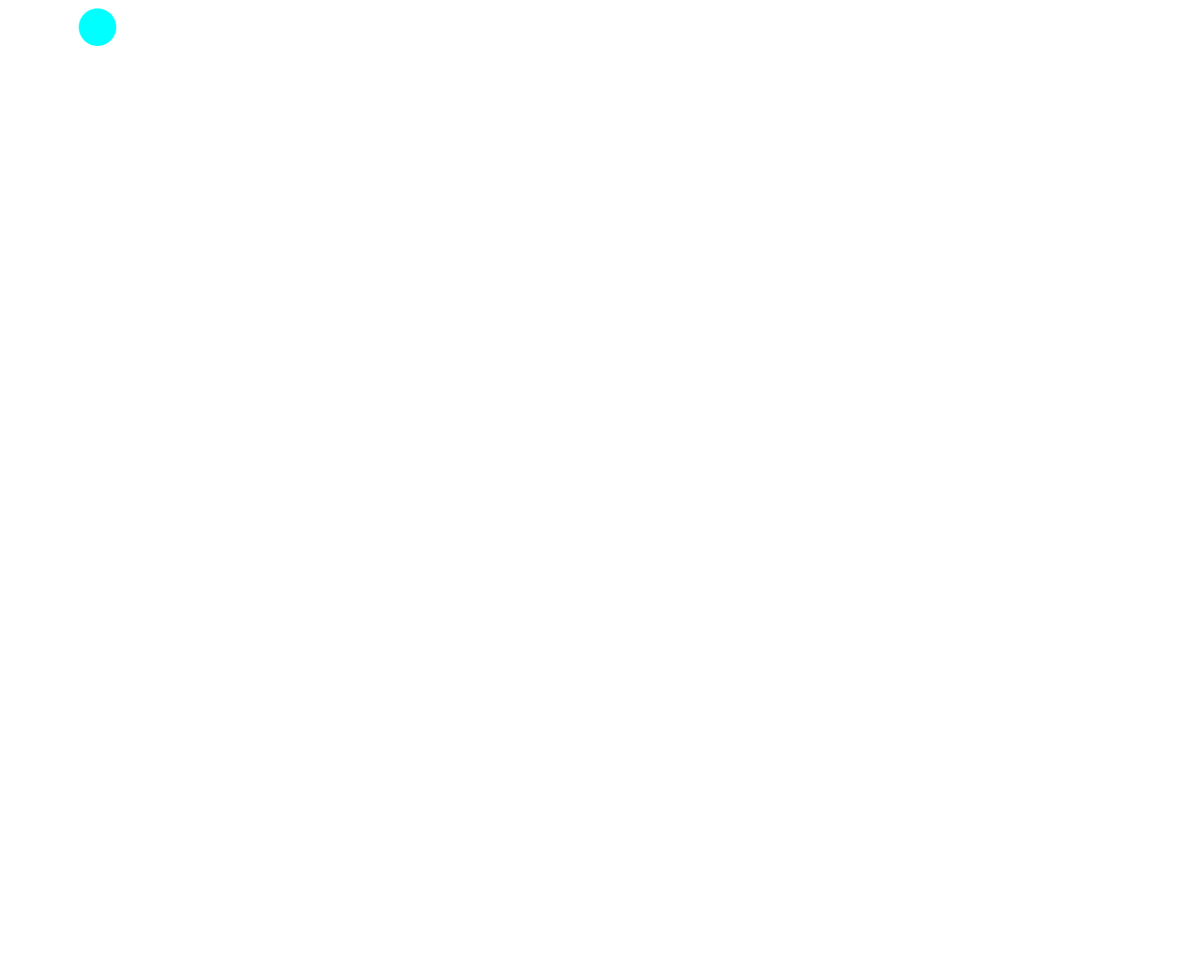
Frame 1 (no input)
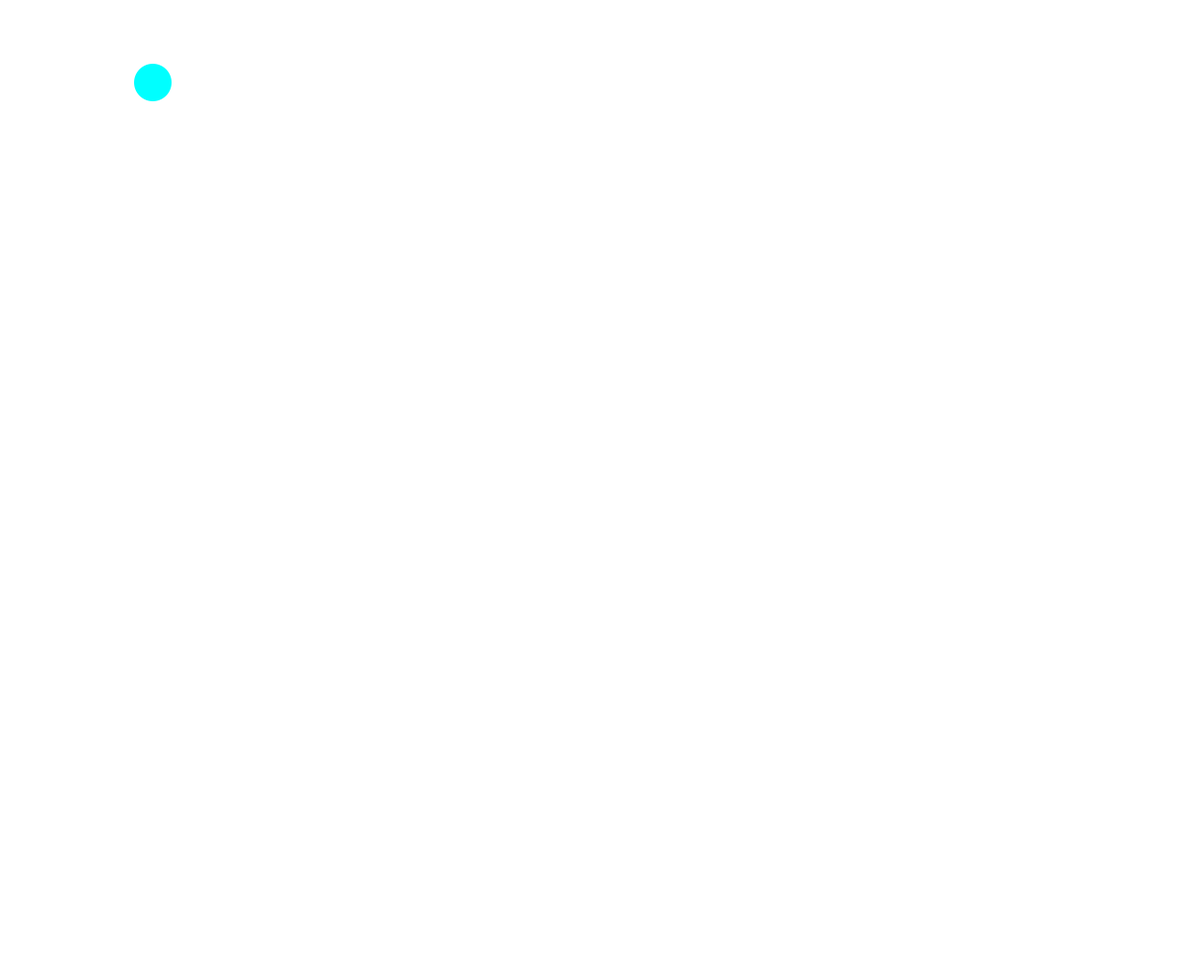
Frame 60 (the mouse pressed at the canvas centre just before this capture)
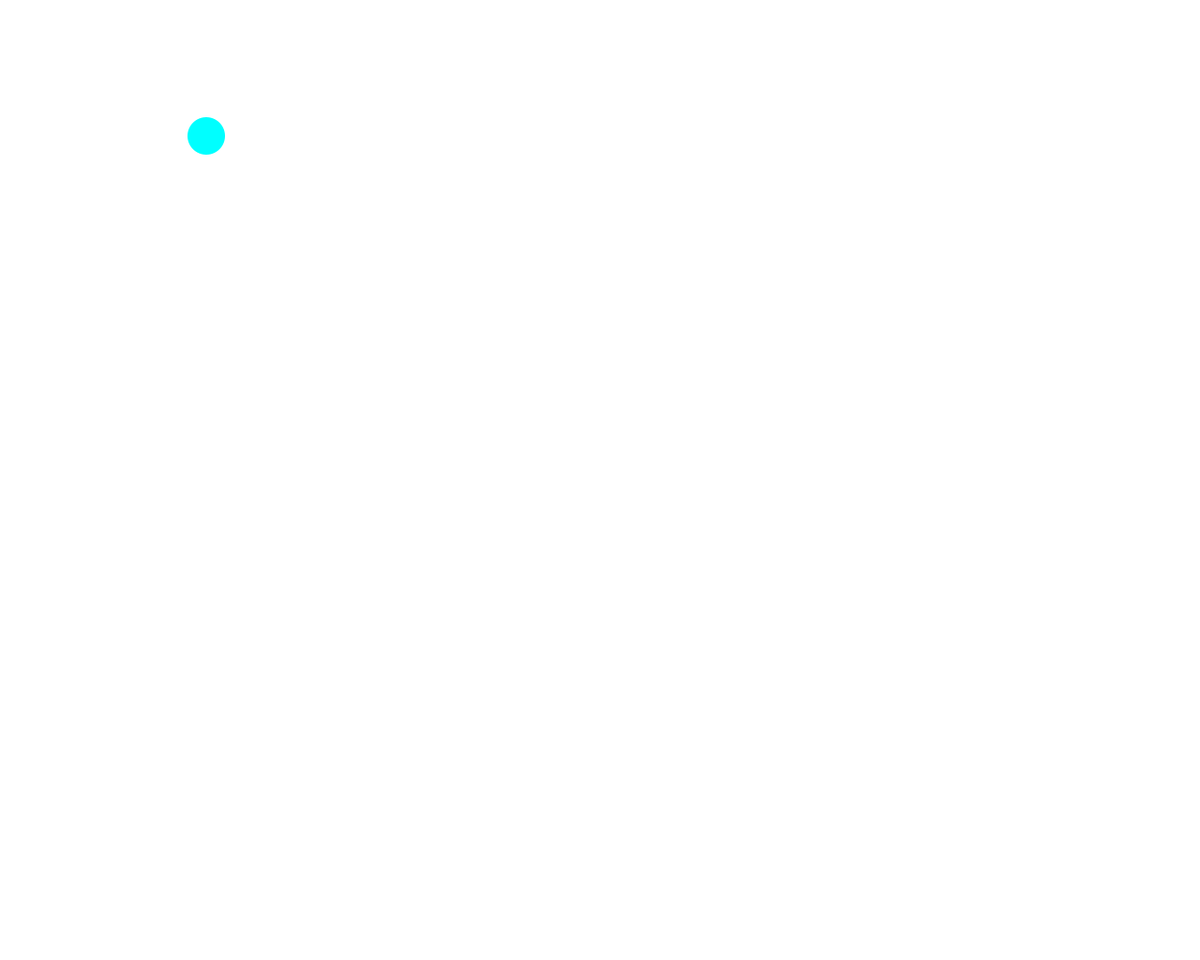
Frame 120 (the mouse held since frame 60 and released just before this capture)

The Processing sketch that drew these frames (run headless with seeded random() and noise(); from frame 60 on, the mouse is pressed at the canvas centre):

// Processing sketch: ObjectsAndMouseCursor_oo1
// ── ObjectsAndMouseCursor_oo1.pde
// 定数
final float gravity = 9.8 / 60;  // <-- 1/60秒あたりの重力加速度
final float elas=1;

final float y0=25;//y座標初期位置
final float vy0=4;//初速度
// 変数

int fps=60;
int d=40;//直径
float G=0.1;//引力

float Hue=0;
boolean Touch=false;
Bouncy bouncy=new Bouncy();


void setup() {
  size(1280, 1024);
  noStroke();
  fill(0, 0, 0);

  frameRate(fps);
  bouncy.Y=y0;
  bouncy.Vy=vy0;
  colorMode(HSB, 360, 100, 100);
}

void draw() {
  background(0, 0, 255);
  check();
  if (Touch == true) {
    fill(0, 100, 100);
    ellipse(bouncy.X, bouncy.Y, d, d);
    return;
  } else {
    fill(180, 100, 100);
  }  
  print(Touch);
  if (bouncy.X>width-d/2) {                       //地面接触
    bouncy.X=width-d/2;
    bound_x();
  }
  if (bouncy.X<0+d/2) {                       //地面接触
    bouncy.X=0+d/2;
    bound_x();
  }
  if (bouncy.Y>height-d/2) {                       //地面接触
    bouncy.Y=height-d/2;
    bound_y();
  }
  if (bouncy.Y<0+d/2) {                             //天井接触
    bouncy.Y=0+d/2;
    bound_y();
  }

  /*vy += gravity;    // <-- 速度に重力加速度を加算する
   */

  bouncy.X +=bouncy.Vx;           // <-- ボールがxの速度ぶん移動する
  bouncy.Y +=bouncy.Vy;//= min(y+vy,height-d/2);          // <-- ボールｙの速度ぶん移動する
  if (bouncy.X>mouseX&&bouncy.Y<mouseY) {
    bouncy.Vx=bouncy.Vx-G;
    bouncy.Vy=bouncy.Vy+G;
  } else if (bouncy.X>mouseX&&bouncy.Y>mouseY) {
    bouncy.Vx=bouncy.Vx-G;
    bouncy.Vy=bouncy.Vy-G;
  } else if (bouncy.X<mouseX&&bouncy.Y>mouseY) {
    bouncy.Vx=bouncy.Vx+G;
    bouncy.Vy=bouncy.Vy-G;
  } else if (bouncy.X<mouseX&&bouncy.Y<mouseY) {
    bouncy.Vx=bouncy.Vx+G;
    bouncy.Vy=bouncy.Vy+G;
  }

  //fill(calcHue(vy)*10, 100, 100);
  print((int)bouncy.Y+".");
  ellipse(bouncy.X, bouncy.Y, d, d);
}

void bound_y() {
  bouncy.Vy=-bouncy.Vy*elas;
}

void bound_x() {
  bouncy.Vx=-bouncy.Vx*elas;
}

float calcHue(float vy) {
  Hue = sqrt(bouncy.Vx * bouncy.Vx + vy * vy);
  return Hue;
}

void check() {
  if ((mouseX-bouncy.X)*(mouseX-bouncy.X)+(mouseY-bouncy.Y)*(mouseY-bouncy.Y)<(d/2)*(d/2)&&mousePressed) {
    Touch=true;
  } else {
    Touch=false;
  }
}

class Bouncy {
  float X=100;                     //ボールのx軸
  float Vx=4;                        // <-- ボールの速度のx成分
  float Y;                         // <-- ボールのy座標
  float Vy;                        // <-- ボールの速度のy成分
  
}
